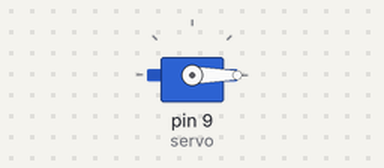
Bench run of a sketch on a simulated Arduino Uno, built with avr-gcc and run on an emulated ATmega328P. On the bench: servo.

Above: at 0.05 s.
Timing chart, 0 to 4.6 s (numbered marks = the images above):
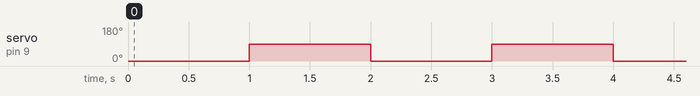

Measured:
- by itself, servo on pin 9 (servo): alternates 90° for 1.0 s and 0° for 1.0 s

The sketch:

Joystick-Servo.ino
```cpp
#include <Servo.h>

Servo servo;

void setup() {

    Serial.begin(9600);

    servo.attach(9);
}

void loop() {

    //int pos_x = analogRead(A5);

   // int angle = map(pos_x, 0, 1023, 0, 180);

    servo.write(0);
    delay(1000);
    servo.write(90);
    delay(1000);

    // Serial.println(pos_x);
}
```
